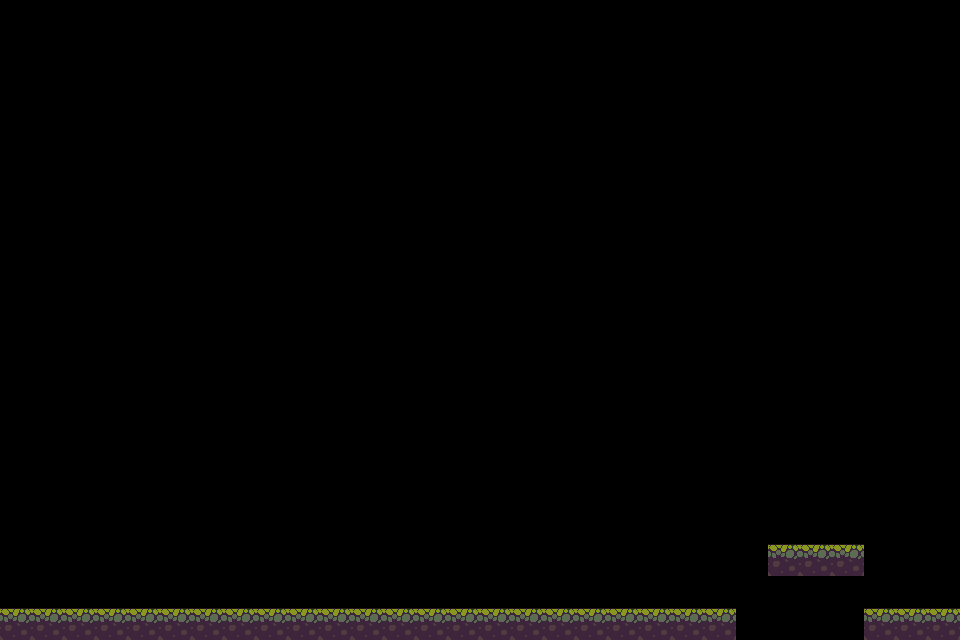

This is a level from a 2D game, rendered from its Tiled map with the project's own tilesets. A one-line summary and the complete map file follow:
An orthogonal 30x20 tile map with 32x32 px tiles, 1 tile layer (Слой тайлов 1).

<map version="1.10" tiledversion="1.11.0" orientation="orthogonal" renderorder="right-down" width="30" height="20" tilewidth="32" tileheight="32" infinite="0" nextlayerid="2" nextobjectid="1">
 <tileset firstgid="1" source="titles.tsx" />
 <layer id="1" name="Слой тайлов 1" width="30" height="20">
  <data encoding="csv">
0,0,0,0,0,0,0,0,0,0,0,0,0,0,0,0,0,0,0,0,0,0,0,0,0,0,0,0,0,0,
0,0,0,0,0,0,0,0,0,0,0,0,0,0,0,0,0,0,0,0,0,0,0,0,0,0,0,0,0,0,
0,0,0,0,0,0,0,0,0,0,0,0,0,0,0,0,0,0,0,0,0,0,0,0,0,0,0,0,0,0,
0,0,0,0,0,0,0,0,0,0,0,0,0,0,0,0,0,0,0,0,0,0,0,0,0,0,0,0,0,0,
0,0,0,0,0,0,0,0,0,0,0,0,0,0,0,0,0,0,0,0,0,0,0,0,0,0,0,0,0,0,
0,0,0,0,0,0,0,0,0,0,0,0,0,0,0,0,0,0,0,0,0,0,0,0,0,0,0,0,0,0,
0,0,0,0,0,0,0,0,0,0,0,0,0,0,0,0,0,0,0,0,0,0,0,0,0,0,0,0,0,0,
0,0,0,0,0,0,0,0,0,0,0,0,0,0,0,0,0,0,0,0,0,0,0,0,0,0,0,0,0,0,
0,0,0,0,0,0,0,0,0,0,0,0,0,0,0,0,0,0,0,0,0,0,0,0,0,0,0,0,0,0,
0,0,0,0,0,0,0,0,0,0,0,0,0,0,0,0,0,0,0,0,0,0,0,0,0,0,0,0,0,0,
0,0,0,0,0,0,0,0,0,0,0,0,0,0,0,0,0,0,0,0,0,0,0,0,0,0,0,0,0,0,
0,0,0,0,0,0,0,0,0,0,0,0,0,0,0,0,0,0,0,0,0,0,0,0,0,0,0,0,0,0,
0,0,0,0,0,0,0,0,0,0,0,0,0,0,0,0,0,0,0,0,0,0,0,0,0,0,0,0,0,0,
0,0,0,0,0,0,0,0,0,0,0,0,0,0,0,0,0,0,0,0,0,0,0,0,0,0,0,0,0,0,
0,0,0,0,0,0,0,0,0,0,0,0,0,0,0,0,0,0,0,0,0,0,0,0,0,0,0,0,0,0,
0,0,0,0,0,0,0,0,0,0,0,0,0,0,0,0,0,0,0,0,0,0,0,0,0,0,0,0,0,0,
0,0,0,0,0,0,0,0,0,0,0,0,0,0,0,0,0,0,0,0,0,0,0,0,0,0,0,0,0,0,
0,0,0,0,0,0,0,0,0,0,0,0,0,0,0,0,0,0,0,0,0,0,0,0,42,42,42,0,0,0,
0,0,0,0,0,0,0,0,0,0,0,0,0,0,0,0,0,0,0,0,0,0,0,0,0,0,0,0,0,0,
42,42,42,42,42,42,42,42,42,42,42,42,42,42,42,42,42,42,42,42,42,42,42,0,0,0,0,42,42,42
</data>
 </layer>
</map>
